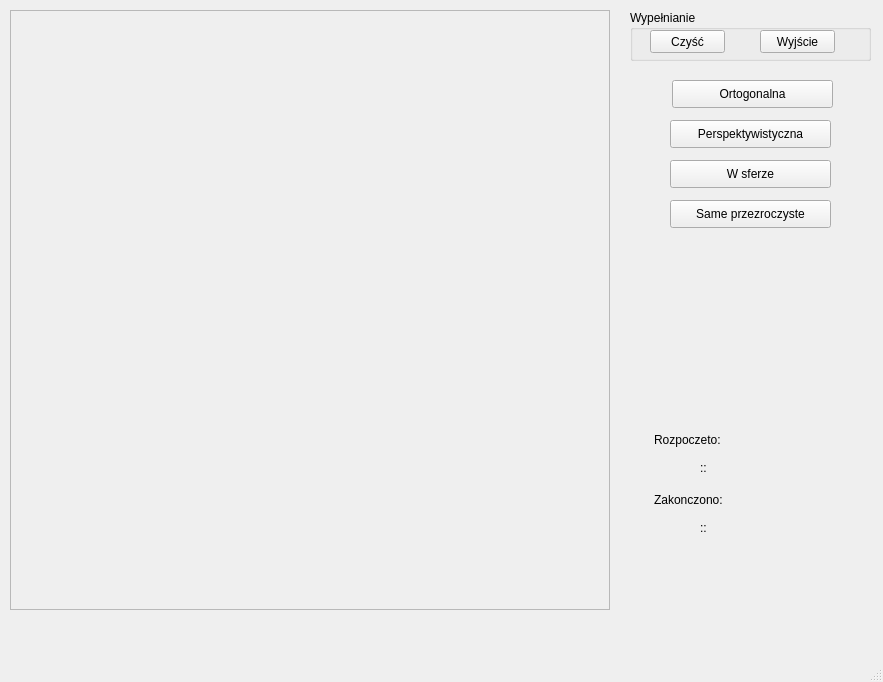
<?xml version="1.0" encoding="UTF-8"?>
<ui version="4.0">
 <class>MyWindow</class>
 <widget class="QMainWindow" name="MyWindow">
  <property name="geometry">
   <rect>
    <x>0</x>
    <y>0</y>
    <width>883</width>
    <height>682</height>
   </rect>
  </property>
  <property name="windowTitle">
   <string>MyWindow</string>
  </property>
  <widget class="QWidget" name="centralWidget">
   <widget class="QFrame" name="rysujFrame">
    <property name="geometry">
     <rect>
      <x>10</x>
      <y>10</y>
      <width>600</width>
      <height>600</height>
     </rect>
    </property>
    <property name="frameShape">
     <enum>QFrame::StyledPanel</enum>
    </property>
    <property name="frameShadow">
     <enum>QFrame::Raised</enum>
    </property>
   </widget>
   <widget class="QGroupBox" name="groupBox">
    <property name="geometry">
     <rect>
      <x>630</x>
      <y>10</y>
      <width>241</width>
      <height>51</height>
     </rect>
    </property>
    <property name="title">
     <string>Wypełnianie</string>
    </property>
    <widget class="QPushButton" name="cleanButton">
     <property name="geometry">
      <rect>
       <x>20</x>
       <y>20</y>
       <width>75</width>
       <height>23</height>
      </rect>
     </property>
     <property name="text">
      <string>Czyść</string>
     </property>
    </widget>
    <widget class="QPushButton" name="exitButton">
     <property name="geometry">
      <rect>
       <x>130</x>
       <y>20</y>
       <width>75</width>
       <height>23</height>
      </rect>
     </property>
     <property name="text">
      <string>Wyjście</string>
     </property>
    </widget>
   </widget>
   <widget class="QPushButton" name="pushButton">
    <property name="geometry">
     <rect>
      <x>672</x>
      <y>80</y>
      <width>161</width>
      <height>28</height>
     </rect>
    </property>
    <property name="text">
     <string>Ortogonalna</string>
    </property>
   </widget>
   <widget class="QPushButton" name="pushButton_2">
    <property name="geometry">
     <rect>
      <x>670</x>
      <y>120</y>
      <width>161</width>
      <height>28</height>
     </rect>
    </property>
    <property name="text">
     <string>Perspektywistyczna</string>
    </property>
   </widget>
   <widget class="QLabel" name="label">
    <property name="geometry">
     <rect>
      <x>654</x>
      <y>430</y>
      <width>161</width>
      <height>20</height>
     </rect>
    </property>
    <property name="text">
     <string>Rozpoczeto:</string>
    </property>
   </widget>
   <widget class="QLabel" name="label_2">
    <property name="geometry">
     <rect>
      <x>700</x>
      <y>460</y>
      <width>55</width>
      <height>16</height>
     </rect>
    </property>
    <property name="text">
     <string>::</string>
    </property>
   </widget>
   <widget class="QLabel" name="label_3">
    <property name="geometry">
     <rect>
      <x>654</x>
      <y>490</y>
      <width>161</width>
      <height>20</height>
     </rect>
    </property>
    <property name="text">
     <string>Zakonczono:</string>
    </property>
   </widget>
   <widget class="QLabel" name="label_4">
    <property name="geometry">
     <rect>
      <x>700</x>
      <y>520</y>
      <width>55</width>
      <height>16</height>
     </rect>
    </property>
    <property name="text">
     <string>::</string>
    </property>
   </widget>
   <widget class="QPushButton" name="pushButton_3">
    <property name="geometry">
     <rect>
      <x>670</x>
      <y>200</y>
      <width>161</width>
      <height>28</height>
     </rect>
    </property>
    <property name="text">
     <string>Same przezroczyste</string>
    </property>
   </widget>
   <widget class="QPushButton" name="pushButton_4">
    <property name="geometry">
     <rect>
      <x>670</x>
      <y>160</y>
      <width>161</width>
      <height>28</height>
     </rect>
    </property>
    <property name="text">
     <string>W sferze</string>
    </property>
   </widget>
  </widget>
  <widget class="QMenuBar" name="menuBar">
   <property name="geometry">
    <rect>
     <x>0</x>
     <y>0</y>
     <width>883</width>
     <height>26</height>
    </rect>
   </property>
  </widget>
  <widget class="QStatusBar" name="statusBar"/>
 </widget>
 <layoutdefault spacing="6" margin="11"/>
 <resources/>
 <connections/>
</ui>
